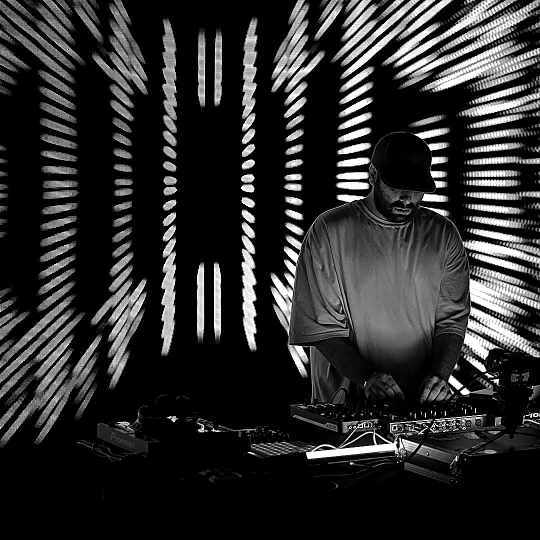
#> input picture img/hero.webp, 1080 x 1080 px (shown at 1/2 size)
$ python -i prepare-images.py   (imports and definitions only)
#> lines starting #> are read from the running program, lines starting #| are printed output that depends on the picture
#!/usr/bin/env python3
"""
raw/ -> img/   ·   B&W, cropped, resized, WebP

    pip install Pillow
    python3 tools/prepare-images.py

Photos are desaturated and contrast-lifted — yellow stays a UI accent and
never appears inside a photo. The label logo is the one exception: it keeps
its colour and gets an alpha circle so it can sit on the yellow section.

Add a new photo by dropping it in raw/ and adding a line to JOBS below.
Images are never upscaled past their source resolution.
"""

import os
import sys

try:
    from PIL import Image, ImageDraw, ImageEnhance, ImageFilter, ImageOps
except ImportError:
    sys.exit("Pillow is missing.  pip install Pillow")

ROOT = os.path.dirname(os.path.dirname(os.path.abspath(__file__)))
RAW = os.path.join(ROOT, "raw")
IMG = os.path.join(ROOT, "img")

QUALITY = 82

# src      file in raw/
# out      file in img/
# width    max width, never upscaled past the source
# aspect   crop to this ratio (omit to keep the source ratio)
# focus    0..1 vertical crop anchor — 0 keeps the top of the frame, 1 the bottom
# focus_x  0..1 horizontal crop anchor — 0 keeps the left edge, 1 the right
# trim     strip uniform black letterbox bars (phone screenshots have them).
#          Opt-in: a genuinely dark photo edge would otherwise be eaten.
# lift     exposure multiplier for an underexposed source (1.0 = leave alone)
# sharpen  unsharp-mask after resize, for a soft source shown large
# black_point  crush everything below this luminance to true black, so a
#              studio backdrop matches the page instead of sitting grey
# gamma        midtone lift applied with black_point (lower = brighter)
# mono     False keeps the source colour — release artwork keeps its identity;
#          the card CSS shows it grayscale at rest and lets colour through on
#          hover, so the files stay colour. Photos default to B&W.
JOBS = [
    # Two hero crops, both at the source's native resolution — no upscale.
    # The CSS caps how large each one is allowed to render (see .hero), so
    # the browser only ever scales them DOWN, which is what keeps them sharp.
    #   phone : full-width square, 1080px wide  -> 390css x 3dpr = 1170px  (1.08x)
    #   desk  : 4:5 block, 864px wide           -> 460css x 2dpr =  920px  (0.94x)
    dict(src="hero-led-blue.jpeg", out="hero-phone.webp", width=1080, aspect=(1, 1), sharpen=True),
    dict(src="hero-led-blue.jpeg", out="hero-desk.webp",  width=864,  aspect=(4, 5), focus_x=1.0, sharpen=True),
    # portrait: press crop on the face, full source resolution behind it
    # portrait: B&W like every other photo, backdrop crushed to true black
    # so the frame melts into the page instead of sitting grey on it
    dict(src="portrait-live.jpeg", out="bio.webp", width=1170, aspect=(4, 5),
         black_point=40, gamma=0.8, sharpen=True),

    # full-bleed band between sections. 4096px source, cropped 2:1 and
    # output at 2880 — exactly what a 1440css @2x laptop asks for, so it
    # is never upscaled, and still a downscale from the source.
    dict(src="band-crowd-new.jpeg", out="band-crowd.webp", width=2880,
         aspect=(2, 1), focus=0.30, sharpen=True),

    # release covers — real artwork pulled from SoundCloud
    dict(src="covers/qryptic.png",        out="releases/qryptic.webp",        width=900, aspect=(1, 1), mono=False),
    dict(src="covers/demonstrator-2.jpg", out="releases/demonstrator-2.webp", width=900, aspect=(1, 1), mono=False),
    dict(src="covers/demonstrator.jpg",   out="releases/demonstrator.webp",   width=900, aspect=(1, 1), mono=False),
    dict(src="covers/live-set.jpg",       out="releases/live-set.webp",       width=900, aspect=(1, 1), mono=False),
]

LOGO = "oscillator-logo.jpeg"           # circular stamp -> favicon + footer
WORDMARK = "oscillator-wordmark.jpeg"   # horizontal lockup -> label section
HERO_ART = "hero-art.png"               # white line-art on transparent -> hero


# [74 lines left out: functions trim_letterbox, crop_to, monochrome, crush_blacks, resize, not called in this run]


def save(im, rel, **kw):
    out = os.path.join(IMG, rel)
    os.makedirs(os.path.dirname(out), exist_ok=True)
    kw.setdefault("quality", QUALITY)
    im.save(out, "WEBP", method=6, **kw)
    print(f"  {rel:32s} {im.width:>5}x{im.height:<5} {os.path.getsize(out)/1024:7.1f} KB")


ACCENT = (0xE5, 0xE4, 0x18)


# [56 lines left out: functions build_logo, build_wordmark, not called in this run]


def build_lineart(src):
    """Hero artwork: already white ink on a transparent background. Clean the
    faint background noise, crop to the ink, and re-encode lossless so the
    fine linework and stipple stay crisp on the black page."""
#> called with src = '../img/hero.webp'
    im = Image.open(src).convert("RGBA")
    r, g, b, a = im.split()
#> a: PIL image 1080x1080 L; every value is 255

    # drop faint background artifacts, keep the real linework's antialiasing
    a = a.point(lambda v: 0 if v < 26 else v)
    im.putalpha(a)

    box = a.point(lambda v: 255 if v > 40 else 0).getbbox()
#> box = (0, 0, 1080, 1080)
    if box:
        pad = int(0.03 * max(box[2] - box[0], box[3] - box[1]))
#> pad = 32
        W, H = im.size
#> W = 1080; H = 1080
        im = im.crop((max(0, box[0] - pad), max(0, box[1] - pad),
                      min(W, box[2] + pad), min(H, box[3] + pad)))

    target_w = 1100
    if im.width > target_w:
        im = im.resize((target_w, round(im.height * target_w / im.width)), Image.LANCZOS)
    save(im, "hero-art.webp", lossless=True)
#|   hero-art.webp                     1080x1080    423.3 KB

    build_icons(im)


def build_icons(art):
    """Site icons carry the hero artwork on the page black.

    The moth is taller than it is wide and full of fine linework, so it is
    fitted into the square with a margin rather than cropped, and the ink is
    lifted before the downscale — at 32px the thin strokes otherwise average
    into a flat grey smudge.
    """
    art = art.convert("RGBA")
    box = art.getchannel("A").point(lambda v: 255 if v > 40 else 0).getbbox()
#> box = (0, 0, 1080, 1080)
    if box:
        art = art.crop(box)

    def square(size):
        inner = round(size * 0.88)                  # margin: iOS masks the corners
        fitted = art.copy()
        fitted.thumbnail((inner, inner), Image.LANCZOS)
        # lift the ink so thin strokes survive the downscale
        gain = 1.0 if size >= 120 else (1.55 if size <= 32 else 1.3)
        if gain > 1.0:
            fitted.putalpha(fitted.getchannel("A").point(
                lambda v: min(255, round(v * gain))))
        icon = Image.new("RGB", (size, size), "#000000")
        icon.paste(fitted, ((size - fitted.width) // 2,
                            (size - fitted.height) // 2), fitted)
        return icon

    for size, name in ((64, "favicon.png"), (180, "apple-touch-icon.png")):
        path = os.path.join(IMG, name)
        square(size).save(path, "PNG", optimize=True)
        print(f"  {name:32s} {size:>5}x{size:<5} {os.path.getsize(path)/1024:7.1f} KB")
#> this loop made 2 passes
#> pass 1, in build_icons, `square(size).save(path, "PNG", optimize=True)`:
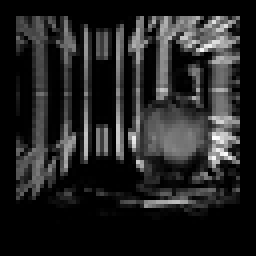
#> saved as favicon.png: PIL image 64x64 RGB (shown 4 times larger); mean R, G, B 35.3, 35.3, 35.3
#> pass 2, in build_icons, `square(size).save(path, "PNG", optimize=True)`:
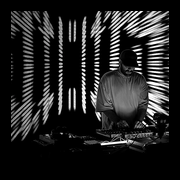
#> saved as apple-touch-icon.png: PIL image 180x180 RGB; mean R, G, B 35.1, 35.1, 35.1

    # Browsers probe /favicon.ico at the site root whatever the markup says,
    # and Safari falls back to the generic globe when that 404s.
    ico = os.path.join(ROOT, "favicon.ico")
    square(48).save(ico, "ICO", sizes=[(16, 16), (32, 32), (48, 48)])
#> call 3 of square, with size = 48
#> in square (call 3), `fitted.thumbnail((inner, inner), Image.LANCZOS)`:
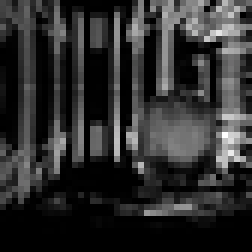
#> fitted: PIL image 42x42 RGBA (shown 6 times larger); mean R, G, B, A 46.1, 46.1, 46.1, 255
#> in square (call 3), `icon = Image.new("RGB", (size, size), "#000000")`: icon: PIL image 48x48 RGB; every value is 0
#> in square (call 3), `icon.paste(fitted, ((size - fitted.width) // 2, (size - fitted.height)..`:
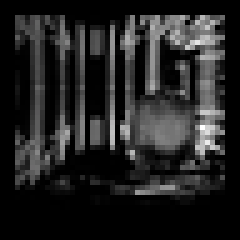
#> icon: PIL image 48x48 RGB (shown 5 times larger); mean R, G, B 35.3, 35.3, 35.3
    print(f"  {'favicon.ico (site root)':32s} {'16/32/48':>11s} "
          f"{os.path.getsize(ico)/1024:7.1f} KB")


# [41 lines left out: function main, not called in this run]


# [2 lines not run here, left out]

>>> result = build_lineart('../img/hero.webp')

$ run again, on img/scene-party.webp
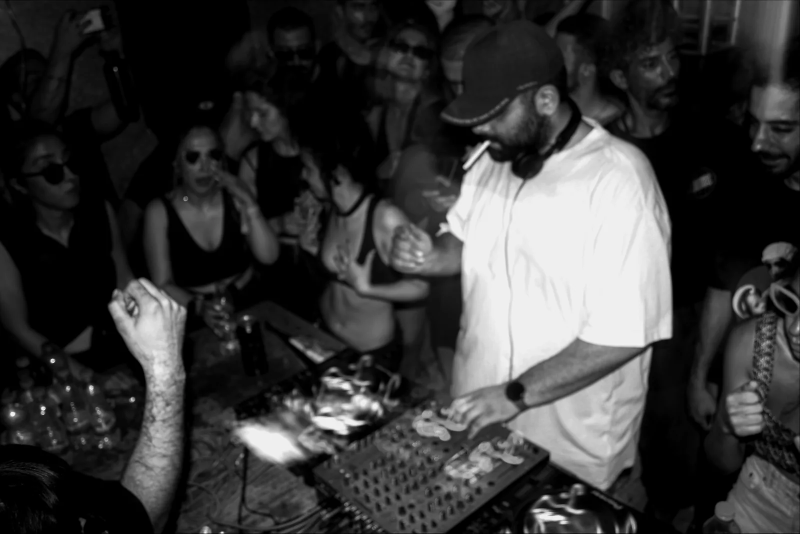
#> input picture img/scene-party.webp, 1600 x 1067 px (shown at 1/2 size)
#> a: PIL image 1600x1067 L; every value is 255
#> in build_lineart, `box = a.point(lambda v: 255 if v > 40 else 0).getbbox()`: box = (0, 0, 1600, 1067)
#> pad = 48
#> in build_lineart, `im = im.resize((target_w, round(im.height * target_w / im.width)), Ima..`:
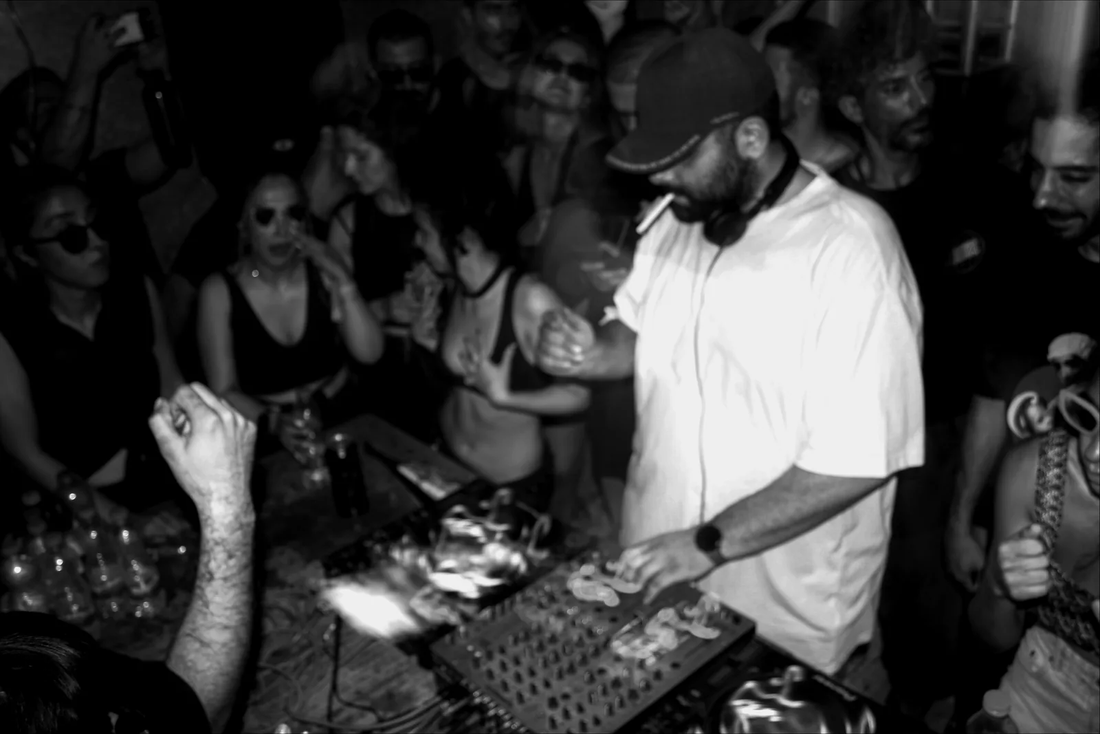
#> im: PIL image 1100x734 RGBA; mean R, G, B, A 57.4, 57.3, 57.4, 255
#|   hero-art.webp                     1100x734     210.9 KB
#> in build_icons, `box = art.getchannel("A").point(lambda v: 255 if v > 40 else 0).getbbo..`: box = (0, 0, 1100, 734)
#> in square (call 3), `icon.paste(fitted, ((size - fitted.width) // 2, (size - fitted.height)..`:
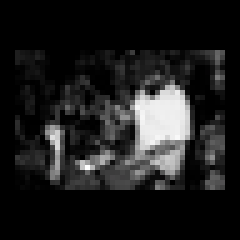
#> icon: PIL image 48x48 RGB (shown 5 times larger); mean R, G, B 29.4, 29.4, 29.4
